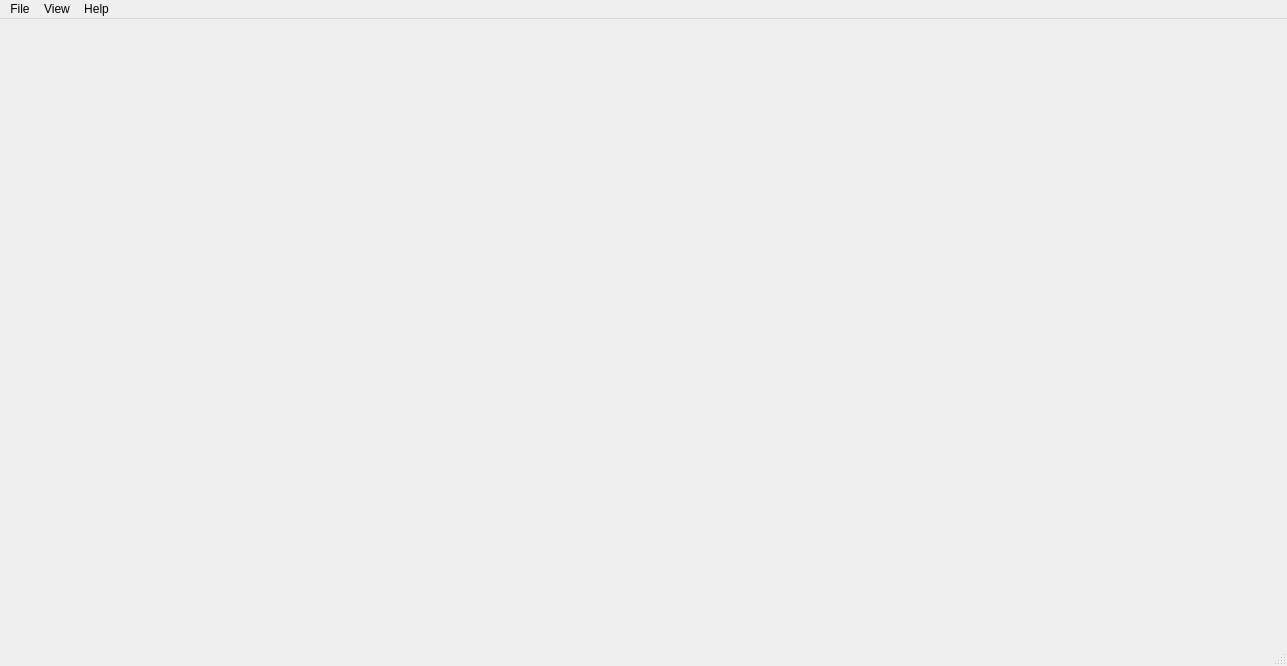
<?xml version="1.0" encoding="UTF-8"?>
<ui version="4.0">
 <class>MainWindow</class>
 <widget class="QMainWindow" name="MainWindow">
  <property name="geometry">
   <rect>
    <x>0</x>
    <y>0</y>
    <width>1287</width>
    <height>666</height>
   </rect>
  </property>
  <property name="windowTitle">
   <string>MainWindow</string>
  </property>
  <widget class="QWidget" name="centralwidget">
   <layout class="QVBoxLayout" name="verticalLayout_5">
    <property name="spacing">
     <number>0</number>
    </property>
    <property name="leftMargin">
     <number>0</number>
    </property>
    <property name="topMargin">
     <number>0</number>
    </property>
    <property name="rightMargin">
     <number>0</number>
    </property>
    <property name="bottomMargin">
     <number>0</number>
    </property>
   </layout>
  </widget>
  <widget class="QMenuBar" name="menubar">
   <property name="geometry">
    <rect>
     <x>0</x>
     <y>0</y>
     <width>1287</width>
     <height>33</height>
    </rect>
   </property>
   <widget class="QMenu" name="menuView">
    <property name="title">
     <string>View</string>
    </property>
    <addaction name="actionNv200View"/>
    <addaction name="actionSpiBoxView"/>
   </widget>
   <widget class="QMenu" name="menuHelp">
    <property name="title">
     <string>Help</string>
    </property>
   </widget>
   <widget class="QMenu" name="menuFile">
    <property name="title">
     <string>File</string>
    </property>
   </widget>
   <addaction name="menuFile"/>
   <addaction name="menuView"/>
   <addaction name="menuHelp"/>
  </widget>
  <widget class="QStatusBar" name="statusbar"/>
  <action name="actionNv200View">
   <property name="text">
    <string>Add NV200 View...</string>
   </property>
  </action>
  <action name="actionSpiBoxView">
   <property name="text">
    <string>Add SpiBox View...</string>
   </property>
  </action>
  <action name="actionTestView">
   <property name="text">
    <string>Add Test View</string>
   </property>
  </action>
  <action name="actionBrowseParameterBackups">
   <property name="text">
    <string>Browse Device Parameter Backups ...</string>
   </property>
  </action>
 </widget>
 <resources/>
 <connections/>
</ui>
